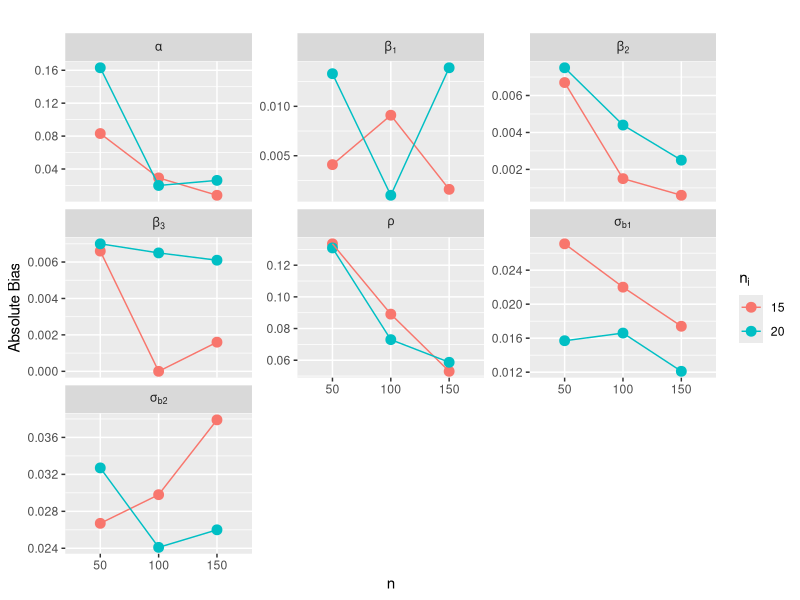
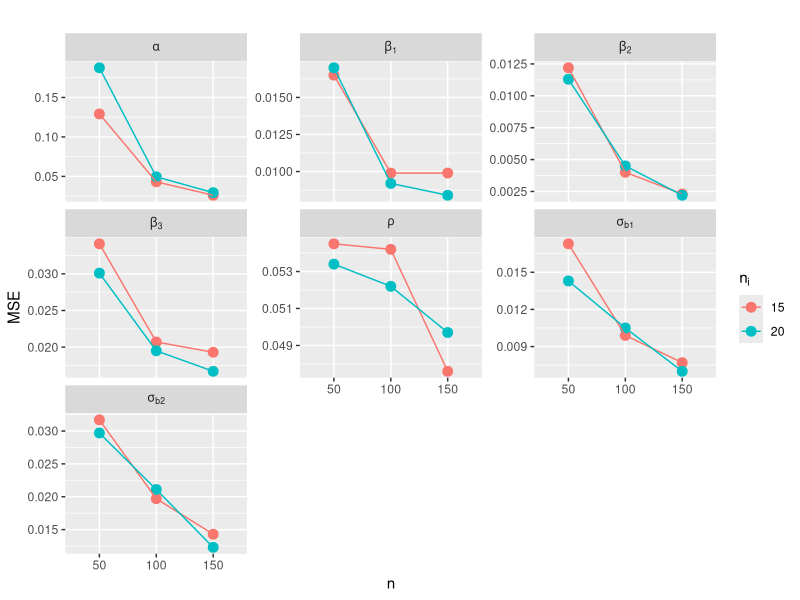
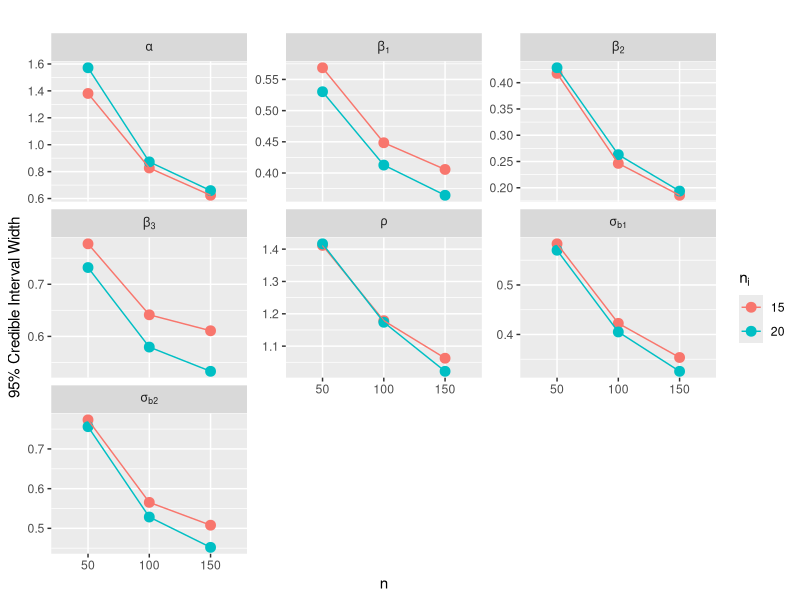
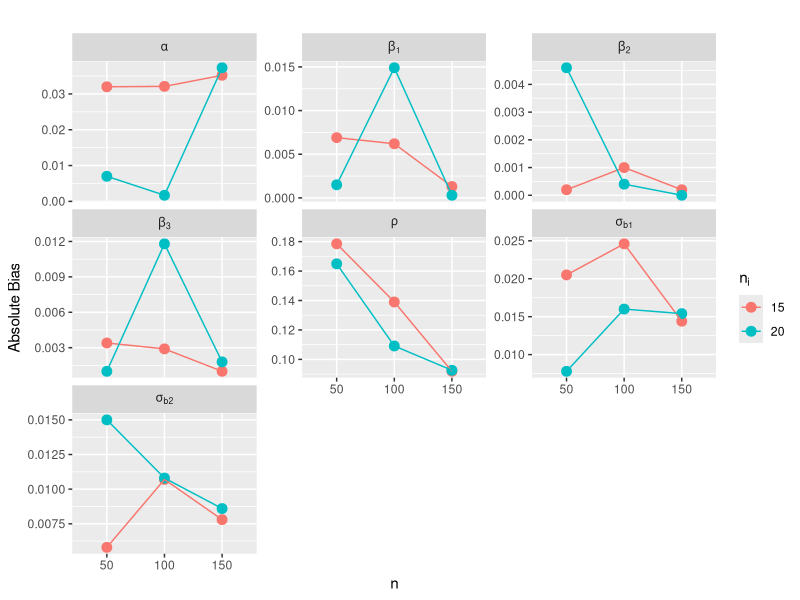
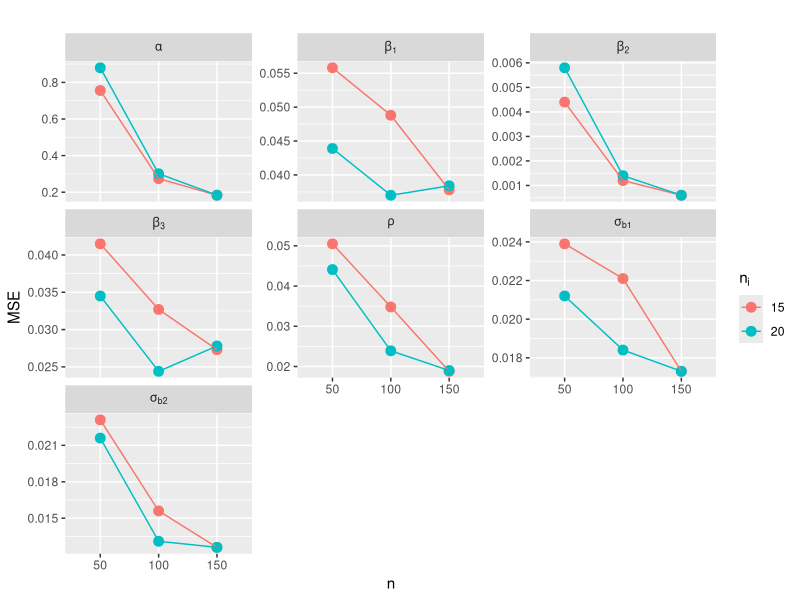
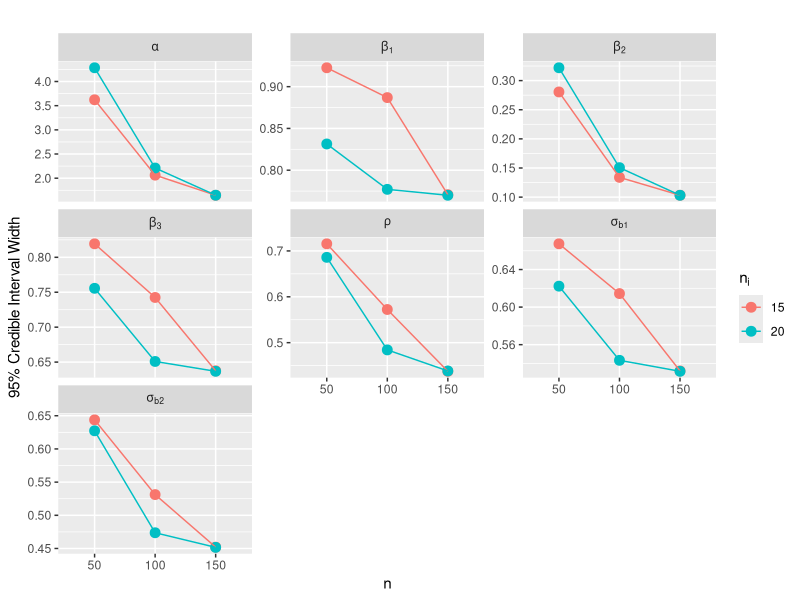

The R source for these figures, in order:
###########################
############## For QULLMM#####
###############################

library(dplyr)
library(tidyr)

sim_data <- tribble(
  ~n, ~ni, ~Parameter, ~True, ~Mean, ~L95, ~U95, ~Bias, ~MSE,
  # n=50, ni=15
  50, 15, "beta1", 0.5, 0.5041, 0.2223, 0.7910, 0.0041, 0.0165,
  50, 15, "beta2", -1.0, -1.0067, -1.2151, -0.7974, -0.0067, 0.0122,
  50, 15, "beta3", 1.5, 1.4934, 1.1104, 1.8880, -0.0066, 0.0341,
  50, 15, "sigma_b1", 0.3, 0.3271, 0.0787, 0.6618, 0.0271, 0.0173,
  50, 15, "sigma_b2", 0.5, 0.5267, 0.1985, 0.9718, 0.0267, 0.0317,
  50, 15, "rho", 0.2, 0.0665, -0.6549, 0.7567, -0.1335, 0.0545,
  50, 15, "alpha", 2.0, 2.0831, 1.4675, 2.8484, 0.0831, 0.1291,
  50, 20, "beta1", 0.5, 0.4867, 0.2243, 0.7546, -0.0133, 0.0170,
  50, 20, "beta2", -1.0, -1.0075, -1.2210, -0.7926, -0.0075, 0.0113,
  50, 20, "beta3", 1.5, 1.4930, 1.1323, 1.8644, -0.0070, 0.0301,
  50, 20, "sigma_b1", 0.3, 0.3157, 0.0676, 0.6377, 0.0157, 0.0143,
  50, 20, "sigma_b2", 0.5, 0.5327, 0.1980, 0.9541, 0.0327, 0.0297,
  50, 20, "rho", 0.2, 0.0691, -0.6537, 0.7628, -0.1309, 0.0534,
  50, 20, "alpha", 2.0, 2.1630, 1.4829, 3.0547, 0.1630, 0.1876,
  100, 15, "beta1", 0.5, 0.4909, 0.2673, 0.7158, -0.0091, 0.0099,
  100, 15, "beta2", -1.0, -1.0015, -1.1240, -0.8776, -0.0015, 0.0040,
  100, 15, "beta3", 1.5, 1.5000, 1.1824, 1.8238, 0.0000, 0.0207,
  100, 15, "sigma_b1", 0.3, 0.3220, 0.1412, 0.5637, 0.0220, 0.0099,
  100, 15, "sigma_b2", 0.5, 0.5298, 0.2976, 0.8630, 0.0298, 0.0197,
  100, 15, "rho", 0.2, 0.1109, -0.4952, 0.6835, -0.0891, 0.0542,
  100, 15, "alpha", 2.0, 2.0292, 1.6369, 2.4640, 0.0292, 0.0431,
  100, 20, "beta1", 0.5, 0.5010, 0.2962, 0.7089, 0.0010, 0.0092,
  100, 20, "beta2", -1.0, -1.0044, -1.1354, -0.8724, -0.0044, 0.0045,
  100, 20, "beta3", 1.5, 1.4935, 1.2063, 1.7858, -0.0065, 0.0195,
  100, 20, "sigma_b1", 0.3, 0.3166, 0.1347, 0.5398, 0.0166, 0.0105,
  100, 20, "sigma_b2", 0.5, 0.5241, 0.2971, 0.8256, 0.0241, 0.0211,
  100, 20, "rho", 0.2, 0.1270, -0.4794, 0.6944, -0.0730, 0.0522,
  100, 20, "alpha", 2.0, 2.0200, 1.6099, 2.4824, 0.0200, 0.0495,
  150, 15, "beta1", 0.5, 0.5016, 0.2986, 0.7043, 0.0016, 0.0099,
  150, 15, "beta2", -1.0, -1.0006, -1.0928, -0.9071, -0.0006, 0.0023,
  150, 15, "beta3", 1.5, 1.5016, 1.1974, 1.8082, 0.0016, 0.0193,
  150, 15, "sigma_b1", 0.3, 0.3174, 0.1717, 0.5252, 0.0174, 0.0077,
  150, 15, "sigma_b2", 0.5, 0.5379, 0.3351, 0.8430, 0.0379, 0.0143,
  150, 15, "rho", 0.2, 0.1470, -0.4090, 0.6536, -0.0530, 0.0476,
  150, 15, "alpha", 2.0, 2.0081, 1.7074, 2.3317, 0.0081, 0.0261,
  150, 20, "beta1", 0.5, 0.4861, 0.3044, 0.6687, -0.0139, 0.0084,
  150, 20, "beta2", -1.0, -1.0025, -1.0987, -0.9050, -0.0025, 0.0022,
  150, 20, "beta3", 1.5, 1.5061, 1.2414, 1.7744, 0.0061, 0.0167,
  150, 20, "sigma_b1", 0.3, 0.3121, 0.1702, 0.4958, 0.0121, 0.0070,
  150, 20, "sigma_b2", 0.5, 0.5260, 0.3371, 0.7892, 0.0260, 0.0123,
  150, 20, "rho", 0.2, 0.1413, -0.3878, 0.6343, -0.0587, 0.0497,
  150, 20, "alpha", 2.0, 2.0262, 1.7098, 2.3688, 0.0262, 0.0294
)

sim_data
library(ggplot2)

# Create plotmath labels for your parameters
parameter_labels <- c(
  beta1    = "beta[1]",
  beta2    = "beta[2]",
  beta3    = "beta[3]",
  sigma_b1 = "sigma[b1]",
  sigma_b2 = "sigma[b2]",
  rho      = "rho",
  alpha    = "alpha"
)

# Plot with expressions for facet labels

ggplot(sim_data, aes(x = factor(n), y = abs(Bias), color = factor(ni))) +
  geom_point(size = 3) +
  geom_line(aes(group = ni)) +
  facet_wrap(~Parameter, scales = "free_y",
             labeller = labeller(Parameter = parameter_labels, .default = label_parsed)) +
  labs(x = "n", y = "Absolute Bias", color = expression(n[i]), title = "") 




ggplot(sim_data, aes(x = factor(n), y = MSE, color = factor(ni))) +
  geom_point(size = 3) +
  geom_line(aes(group = ni)) +
  facet_wrap(~Parameter, scales = "free_y",
             labeller = labeller(Parameter = parameter_labels, .default = label_parsed)) +
  labs(x = "n", color = expression(n[i]), title = "")

sim_data %>%
  mutate(CI_width = U95 - L95) %>%
  ggplot(aes(x = factor(n), y = CI_width, color = factor(ni))) +
  geom_point(size = 3) +
  geom_line(aes(group = ni)) +
  facet_wrap(~Parameter, scales = "free_y",
             labeller = labeller(Parameter = parameter_labels, .default = label_parsed))+
  labs(x = "n", y="95% Credible Interval Width", color = expression(n[i]), title = "")


library(dplyr)
library(tidyr)

sim_data_setII <- tribble(
  ~n, ~ni, ~Parameter, ~True, ~Mean, ~L95, ~U95, ~Bias, ~MSE,
  50, 15, "beta1", -0.700, -0.6931, -1.1574, -0.2348, 0.0069, 0.0558,
  50, 15, "beta2", -1.000, -1.0002, -1.1404, -0.8599, -0.0002, 0.0044,
  50, 15, "beta3", 0.300, 0.3034, -0.1093, 0.7100, 0.0034, 0.0415,
  50, 15, "sigma_b1", 0.866, 0.8455, 0.5737, 1.2411, -0.0205, 0.0239,
  50, 15, "sigma_b2", 0.707, 0.7012, 0.4357, 1.0795, -0.0058, 0.0231,
  50, 15, "rho", 0.820, 0.6415, 0.1905, 0.9060, -0.1785, 0.0505,
  50, 15, "alpha", 5.000, 4.9680, 3.3351, 6.9570, -0.0320, 0.7559,
  50, 20, "beta1", -0.700, -0.6985, -1.1160, -0.2846, 0.0015, 0.0439,
  50, 20, "beta2", -1.000, -0.9954, -1.1564, -0.8344, 0.0046, 0.0058,
  50, 20, "beta3", 0.300, 0.3010, -0.0793, 0.6763, 0.0010, 0.0345,
  50, 20, "sigma_b1", 0.866, 0.8582, 0.5950, 1.2173, -0.0078, 0.0212,
  50, 20, "sigma_b2", 0.707, 0.6920, 0.4220, 1.0493, -0.0150, 0.0216,
  50, 20, "rho", 0.820, 0.6551, 0.2256, 0.9116, -0.1649, 0.0441,
  50, 20, "alpha", 5.000, 5.0070, 3.1484, 7.4323, 0.0070, 0.8800,
  100, 15, "beta1", -0.700, -0.6938, -1.1385, -0.2516, 0.0062, 0.0488,
  100, 15, "beta2", -1.000, -1.0010, -1.0671, -0.9332, -0.0010, 0.0012,
  100, 15, "beta3", 0.300, 0.3029, -0.0700, 0.6725, 0.0029, 0.0327,
  100, 15, "sigma_b1", 0.866, 0.8414, 0.5935, 1.2079, -0.0246, 0.0221,
  100, 15, "sigma_b2", 0.707, 0.6963, 0.4818, 1.0130, -0.0107, 0.0156,
  100, 15, "rho", 0.820, 0.6810, 0.3203, 0.8926, -0.1390, 0.0348,
  100, 15, "alpha", 5.000, 5.0321, 4.0513, 6.1139, 0.0321, 0.2740,
  100, 20, "beta1", -0.700, -0.6851, -1.0752, -0.2981, 0.0149, 0.0370,
  100, 20, "beta2", -1.000, -1.0004, -1.0750, -0.9244, -0.0004, 0.0014,
  100, 20, "beta3", 0.300, 0.3118, -0.0150, 0.6359, 0.0118, 0.0244,
  100, 20, "sigma_b1", 0.866, 0.8500, 0.6243, 1.1676, -0.0160, 0.0184,
  100, 20, "sigma_b2", 0.707, 0.6962, 0.4990, 0.9727, -0.0108, 0.0131,
  100, 20, "rho", 0.820, 0.7109, 0.4099, 0.8941, -0.1091, 0.0239,
  100, 20, "alpha", 5.000, 5.0017, 3.9579, 6.1679, 0.0017, 0.3008,
  150, 15, "beta1", -0.700, -0.6987, -1.0845, -0.3138, 0.0013, 0.0378,
  150, 15, "beta2", -1.000, -0.9998, -1.0509, -0.9477, 0.0002, 0.0006,
  150, 15, "beta3", 0.300, 0.2990, -0.0204, 0.6171, -0.0010, 0.0273,
  150, 15, "sigma_b1", 0.866, 0.8516, 0.6310, 1.1630, -0.0144, 0.0173,
  150, 15, "sigma_b2", 0.707, 0.6992, 0.5119, 0.9639, -0.0078, 0.0126,
  150, 15, "rho", 0.820, 0.7281, 0.4558, 0.8933, -0.0919, 0.0188,
  150, 15, "alpha", 5.000, 5.0352, 4.2451, 5.8916, 0.0352, 0.1832,
  150, 20, "beta1", -0.700, -0.6997, -1.0851, -0.3151, -0.0003, 0.0384,
  150, 20, "beta2", -1.000, -1.0000, -1.0511, -0.9479, 0.0000, 0.0006,
  150, 20, "beta3", 0.300, 0.2982, -0.0208, 0.6160, -0.0018, 0.0278,
  150, 20, "sigma_b1", 0.866, 0.8506, 0.6302, 1.1618, -0.0154, 0.0173,
  150, 20, "sigma_b2", 0.707, 0.6984, 0.5112, 0.9629, -0.0086, 0.0126,
  150, 20, "rho", 0.820, 0.7274, 0.4547, 0.8930, -0.0926, 0.0190,
  150, 20, "alpha", 5.000, 5.0373, 4.2467, 5.8944, 0.0373, 0.1839,
)

sim_data_setII

# Plot with expressions for facet labels

ggplot(sim_data_setII, aes(x = factor(n), y = abs(Bias), color = factor(ni))) +
  geom_point(size = 3) +
  geom_line(aes(group = ni)) +
  facet_wrap(~Parameter, scales = "free_y",
             labeller = labeller(Parameter = parameter_labels, .default = label_parsed)) +
  labs(x = "n", y = "Absolute Bias", color = expression(n[i]), title = "") 

ggplot(sim_data_setII, aes(x = factor(n), y = MSE, color = factor(ni))) +
  geom_point(size = 3) +
  geom_line(aes(group = ni)) +
  facet_wrap(~Parameter, scales = "free_y",
             labeller = labeller(Parameter = parameter_labels, .default = label_parsed)) +
  labs(x = "n", color = expression(n[i]), title = "")

sim_data_setII %>%
  mutate(CI_width = U95 - L95) %>%
  ggplot(aes(x = factor(n), y = CI_width, color = factor(ni))) +
  geom_point(size = 3) +
  geom_line(aes(group = ni)) +
  facet_wrap(~Parameter, scales = "free_y",
             labeller = labeller(Parameter = parameter_labels, .default = label_parsed))+
  labs(x = "n", y="95% Credible Interval Width", color = expression(n[i]), title = "")
